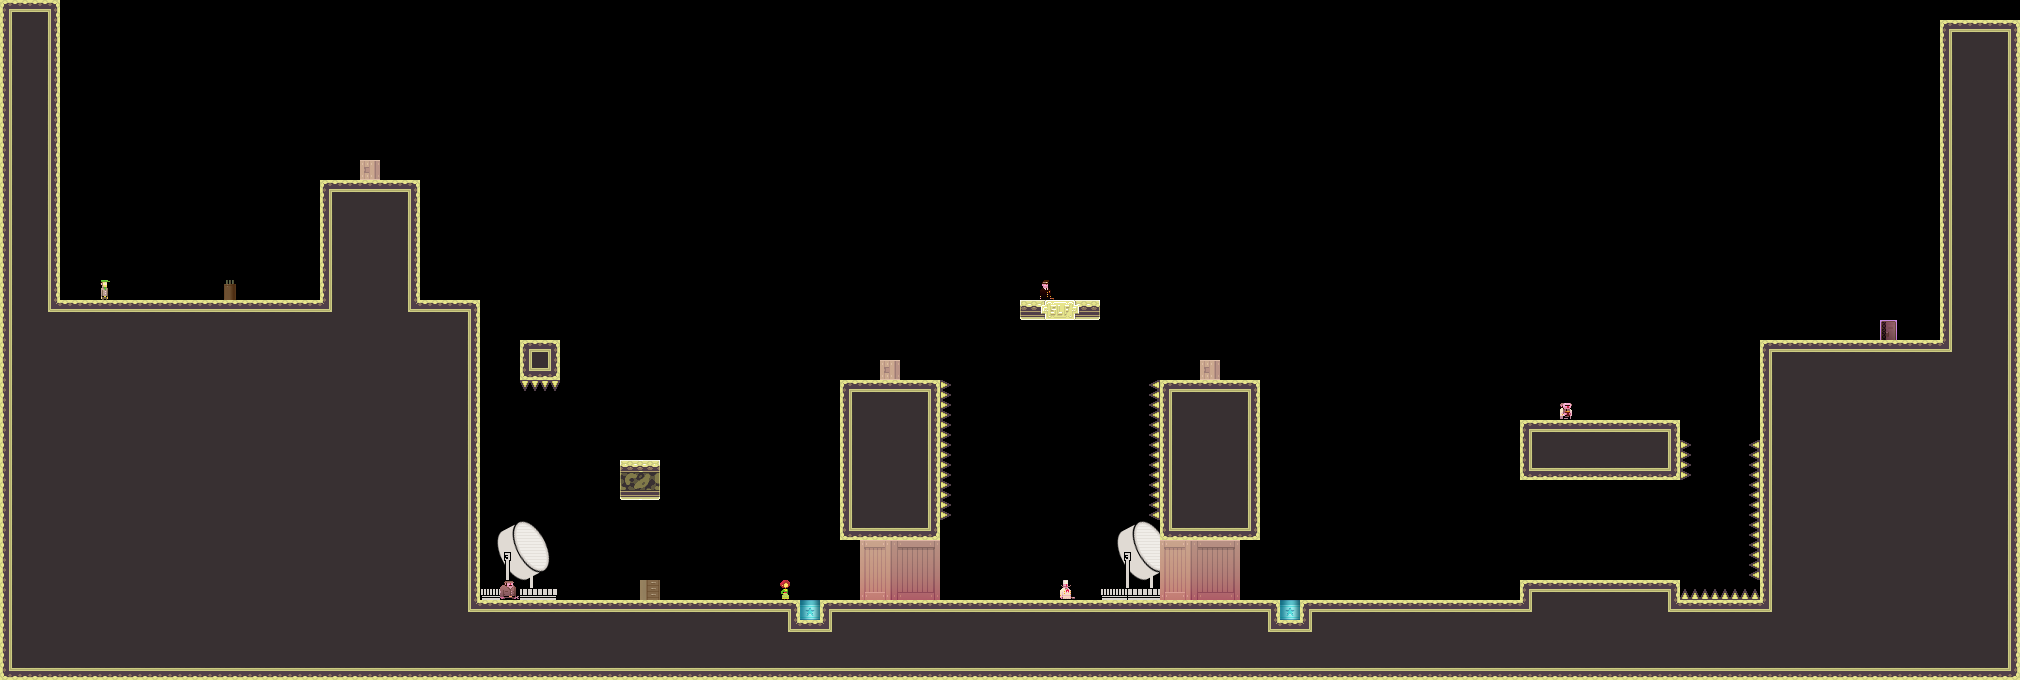

A 2D game scene composited from a Tiled map and its tileset images. What follows is a short description and the map's XML, with each tile layer's data collapsed to a summary:
An orthogonal 101x34 tile map with 20x20 px tiles, 1 tile layer (bg) and 3 objects.

<map version="1.0" orientation="orthogonal" width="101" height="34" tilewidth="20" tileheight="20">
 <properties>
  <property name="liselotStart" value="YES" />
 </properties>
 <tileset firstgid="1" name="tiles_military" tilewidth="20" tileheight="20">
  <image source="../../../../../XNAModeContent/Lemonade/tiles_military.png" width="400" height="400" />
  <terraintypes>
   <terrain name="solid" tile="151" />
   <terrain name="hollow" tile="94" />
  </terraintypes>
  <tile id="8" terrain=",,,1" />
  <tile id="9" terrain=",,1,1" />
  <tile id="10" terrain=",,1,1" />
  <tile id="11" terrain=",,1,1" />
  <tile id="12" terrain=",,1,1" />
  <tile id="13" terrain=",,1,1" />
  <tile id="14" terrain=",,1," />
  <tile id="15" terrain="1,1,1," />
  <tile id="16" terrain="1,1,,1" />
  <tile id="28" terrain=",1,,1" />
  <tile id="34" terrain="1,,1," />
  <tile id="35" terrain="1,,1,1" />
  <tile id="36" terrain=",1,1,1" />
  <tile id="48" terrain=",1,,1" />
  <tile id="54" terrain="1,,1," />
  <tile id="68" terrain=",1,,1" />
  <tile id="74" terrain="1,,1," />
  <tile id="88" terrain=",1,,1" />
  <tile id="94" terrain="1,,1," />
  <tile id="108" terrain=",1,,1" />
  <tile id="114" terrain="1,,1," />
  <tile id="128" terrain=",1,," />
  <tile id="129" terrain="1,1,," />
  <tile id="130" terrain="1,1,," />
  <tile id="131" terrain="1,1,," />
  <tile id="132" terrain="1,1,," />
  <tile id="133" terrain="1,1,," />
  <tile id="134" terrain="1,,," />
  <tile id="148" terrain=",,,0" />
  <tile id="149" terrain=",,0,0" />
  <tile id="150" terrain=",,0," />
  <tile id="151" terrain="0,0,0," />
  <tile id="152" terrain="0,0,," />
  <tile id="153" terrain="0,0,,0" />
  <tile id="168" terrain=",0,,0" />
  <tile id="170" terrain="0,,0," />
  <tile id="171" terrain="0,,0," />
  <tile id="173" terrain=",0,,0" />
  <tile id="188" terrain=",0,," />
  <tile id="189" terrain="0,0,," />
  <tile id="190" terrain="0,,," />
  <tile id="191" terrain="0,,0,0" />
  <tile id="192" terrain=",,0,0" />
  <tile id="193" terrain=",0,0,0" />
  <tile id="194" terrain="0,0,0,0" />
  <tile id="195" terrain="1,1,1,1" />
  <tile id="356">
   <properties>
    <property name="LargeCrate" value="" />
   </properties>
  </tile>
  <tile id="380">
   <properties>
    <property name="Andre" value="" />
   </properties>
  </tile>
  <tile id="381">
   <properties>
    <property name="Liselot" value="" />
   </properties>
  </tile>
  <tile id="382">
   <properties>
    <property name="Amsterdaam" value="" />
   </properties>
  </tile>
  <tile id="383">
   <properties>
    <property name="Worker" value="" />
   </properties>
  </tile>
  <tile id="384">
   <properties>
    <property name="Inspector" value="" />
   </properties>
  </tile>
  <tile id="385">
   <properties>
    <property name="Chef" value="" />
   </properties>
  </tile>
  <tile id="386">
   <properties>
    <property name="Exit" value="" />
   </properties>
  </tile>
  <tile id="387">
   <properties>
    <property name="Trampoline" value="" />
   </properties>
  </tile>
  <tile id="388">
   <properties>
    <property name="SmallCrate" value="" />
   </properties>
  </tile>
  <tile id="389">
   <properties>
    <property name="SugarBag" value="" />
   </properties>
  </tile>
 </tileset>
 <layer name="bg" width="101" height="34">
  <data>[3434 cells, 1288 non-empty, 66 distinct tile ids]</data>
 </layer>
 <objectgroup name="boxes" width="101" height="34">
  <object x="1400" y="280">
   <polyline points="0,0 0,240" />
  </object>
  <object x="1460" y="280">
   <polyline points="0,0 380,0" />
  </object>
  <object x="460" y="180">
   <polyline points="0,0 60,0 120,60 140,140 140,180 340,260 340,300" />
  </object>
 </objectgroup>
</map>
